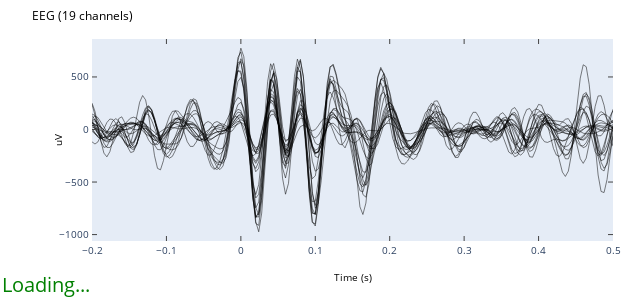

Notebook source saved alongside this figure:
### Code cell
fig = evoked.plot(show=False)  # butterfly plots
update = dict(layout=dict(showlegend=False), data=[dict(name=raw.info['ch_names'][p]) for p in picks[:10]])
py.iplot_mpl(fig)

### Figure 1 — Plotly figure (JSON) as saved in the notebook; plotly's stock layout.template omitted (floating-point values rounded to 4 significant figures; data arrays with more than 128 entries replaced by an {"elided": "..."} marker saying what was removed)
{"data": [{"line": {"color": "rgba (0, 0, 0, 1.0)", "dash": "solid", "width": 0.5}, "mode": "lines", "name": "_line0", "type": "scatter", "x": {"elided": "176 float values"}, "xaxis": "x", "y": {"elided": "176 float values"}, "yaxis": "y"}, {"line": {"color": "rgba (0, 0, 0, 1.0)", "dash": "solid", "width": 0.5}, "mode": "lines", "name": "_line1", "type": "scatter", "x": {"elided": "176 float values"}, "xaxis": "x", "y": {"elided": "176 float values"}, "yaxis": "y"}, {"line": {"color": "rgba (0, 0, 0, 1.0)", "dash": "solid", "width": 0.5}, "mode": "lines", "name": "_line2", "type": "scatter", "x": {"elided": "176 float values"}, "xaxis": "x", "y": {"elided": "176 float values"}, "yaxis": "y"}, {"line": {"color": "rgba (0, 0, 0, 1.0)", "dash": "solid", "width": 0.5}, "mode": "lines", "name": "_line3", "type": "scatter", "x": {"elided": "176 float values"}, "xaxis": "x", "y": {"elided": "176 float values"}, "yaxis": "y"}, {"line": {"color": "rgba (0, 0, 0, 1.0)", "dash": "solid", "width": 0.5}, "mode": "lines", "name": "_line4", "type": "scatter", "x": {"elided": "176 float values"}, "xaxis": "x", "y": {"elided": "176 float values"}, "yaxis": "y"}, {"line": {"color": "rgba (0, 0, 0, 1.0)", "dash": "solid", "width": 0.5}, "mode": "lines", "name": "_line5", "type": "scatter", "x": {"elided": "176 float values"}, "xaxis": "x", "y": {"elided": "176 float values"}, "yaxis": "y"}, {"line": {"color": "rgba (0, 0, 0, 1.0)", "dash": "solid", "width": 0.5}, "mode": "lines", "name": "_line6", "type": "scatter", "x": {"elided": "176 float values"}, "xaxis": "x", "y": {"elided": "176 float values"}, "yaxis": "y"}, {"line": {"color": "rgba (0, 0, 0, 1.0)", "dash": "solid", "width": 0.5}, "mode": "lines", "name": "_line7", "type": "scatter", "x": {"elided": "176 float values"}, "xaxis": "x", "y": {"elided": "176 float values"}, "yaxis": "y"}, {"line": {"color": "rgba (0, 0, 0, 1.0)", "dash": "solid", "width": 0.5}, "mode": "lines", "name": "_line8", "type": "scatter", "x": {"elided": "176 float values"}, "xaxis": "x", "y": {"elided": "176 float values"}, "yaxis": "y"}, {"line": {"color": "rgba (0, 0, 0, 1.0)", "dash": "solid", "width": 0.5}, "mode": "lines", "name": "_line9", "type": "scatter", "x": {"elided": "176 float values"}, "xaxis": "x", "y": {"elided": "176 float values"}, "yaxis": "y"}, {"line": {"color": "rgba (0, 0, 0, 1.0)", "dash": "solid", "width": 0.5}, "mode": "lines", "name": "_line10", "type": "scatter", "x": {"elided": "176 float values"}, "xaxis": "x", "y": {"elided": "176 float values"}, "yaxis": "y"}, {"line": {"color": "rgba (0, 0, 0, 1.0)", "dash": "solid", "width": 0.5}, "mode": "lines", "name": "_line11", "type": "scatter", "x": {"elided": "176 float values"}, "xaxis": "x", "y": {"elided": "176 float values"}, "yaxis": "y"}, {"line": {"color": "rgba (0, 0, 0, 1.0)", "dash": "solid", "width": 0.5}, "mode": "lines", "name": "_line12", "type": "scatter", "x": {"elided": "176 float values"}, "xaxis": "x", "y": {"elided": "176 float values"}, "yaxis": "y"}, {"line": {"color": "rgba (0, 0, 0, 1.0)", "dash": "solid", "width": 0.5}, "mode": "lines", "name": "_line13", "type": "scatter", "x": {"elided": "176 float values"}, "xaxis": "x", "y": {"elided": "176 float values"}, "yaxis": "y"}, {"line": {"color": "rgba (0, 0, 0, 1.0)", "dash": "solid", "width": 0.5}, "mode": "lines", "name": "_line14", "type": "scatter", "x": {"elided": "176 float values"}, "xaxis": "x", "y": {"elided": "176 float values"}, "yaxis": "y"}, {"line": {"color": "rgba (0, 0, 0, 1.0)", "dash": "solid", "width": 0.5}, "mode": "lines", "name": "_line15", "type": "scatter", "x": {"elided": "176 float values"}, "xaxis": "x", "y": {"elided": "176 float values"}, "yaxis": "y"}, {"line": {"color": "rgba (0, 0, 0, 1.0)", "dash": "solid", "width": 0.5}, "mode": "lines", "name": "_line16", "type": "scatter", "x": {"elided": "176 float values"}, "xaxis": "x", "y": {"elided": "176 float values"}, "yaxis": "y"}, {"line": {"color": "rgba (0, 0, 0, 1.0)", "dash": "solid", "width": 0.5}, "mode": "lines", "name": "_line17", "type": "scatter", "x": {"elided": "176 float values"}, "xaxis": "x", "y": {"elided": "176 float values"}, "yaxis": "y"}, {"line": {"color": "rgba (0, 0, 0, 1.0)", "dash": "solid", "width": 0.5}, "mode": "lines", "name": "_line18", "type": "scatter", "x": {"elided": "176 float values"}, "xaxis": "x", "y": {"elided": "176 float values"}, "yaxis": "y"}], "layout": {"annotations": [{"align": "left", "font": {"color": "#000000", "size": 10}, "opacity": 0, "showarrow": false, "text": "blank", "x": 0, "xanchor": "left", "xref": "x", "y": 0, "yanchor": "bottom", "yref": "y"}, {"align": "left", "font": {"color": "#000000", "size": 10}, "opacity": 1, "showarrow": false, "text": "N$_{\\mathrm{ave}}$=149", "x": 0.1792, "xanchor": "left", "xref": "paper", "y": 2.317, "yref": "paper"}, {"align": "left", "font": {"color": "#008000", "size": 20}, "opacity": 1, "showarrow": false, "text": "Loading...", "x": -0.1766, "xanchor": "left", "xref": "paper", "y": -0.2916, "yanchor": "bottom", "yref": "paper"}], "autosize": false, "height": 300, "hovermode": "closest", "margin": {"b": 59, "l": 92, "pad": 0, "r": 27, "t": 39}, "showlegend": false, "title": {"font": {"color": "#000000", "size": 12}, "text": "EEG (19 channels)"}, "width": 640, "xaxis": {"anchor": "y", "domain": [0, 1], "mirror": "ticks", "nticks": 8, "range": [-0.2, 0.5], "showgrid": false, "showline": true, "side": "bottom", "tickfont": {"size": 10}, "ticks": "inside", "title": {"font": {"color": "#000000", "size": 10}, "text": "Time (s)"}, "type": "linear", "zeroline": false}, "yaxis": {"anchor": "x", "domain": [0, 1], "mirror": "ticks", "nticks": 6, "range": [-1061.0, 861.2], "showgrid": false, "showline": true, "side": "left", "tickfont": {"size": 10}, "ticks": "inside", "title": {"font": {"color": "#000000", "size": 10}, "text": "uV"}, "type": "linear", "zeroline": false}}}
